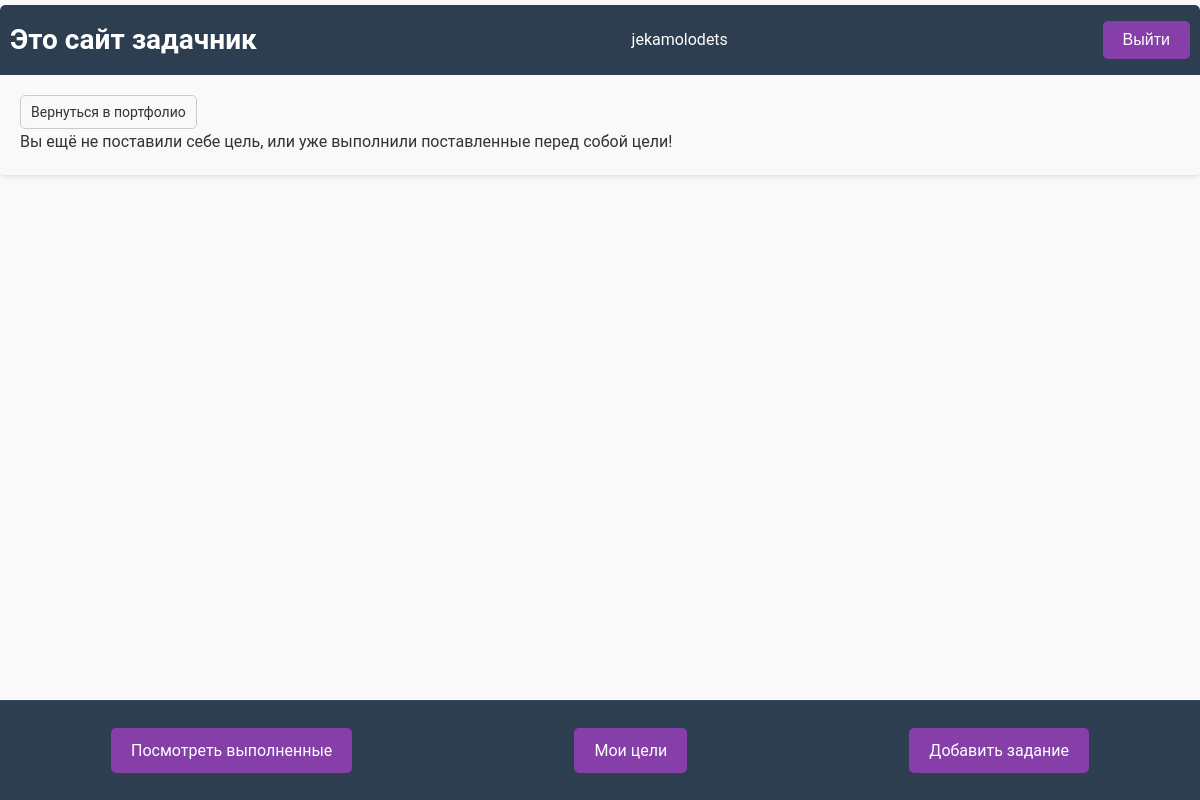
Before: /todo/current/ (signed in) with the older database file.
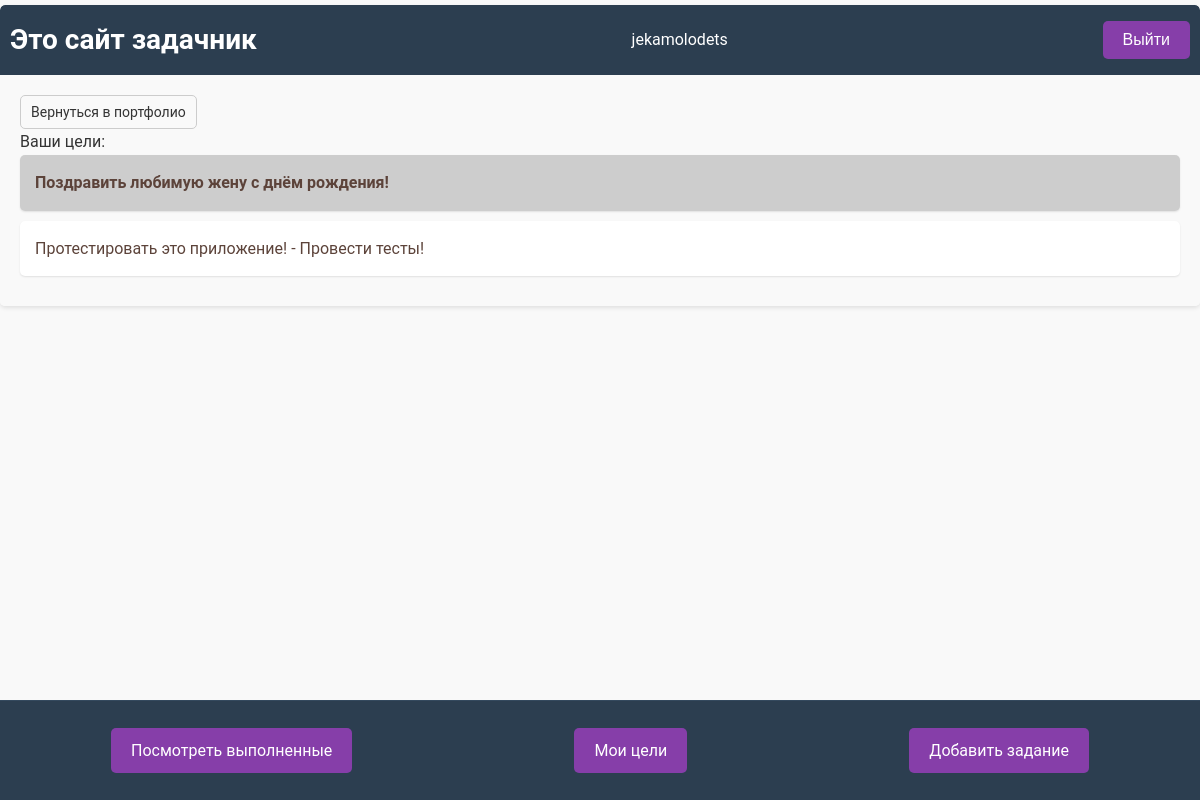
After: the same page with the newer database file.
### todo/models.py (models this page shows, shortened)
class Todo(models.Model):
	title = models.CharField(max_length=100, verbose_name='Цель')
	memo = models.TextField(blank=True, verbose_name='Описание')
	created = models.DateTimeField(auto_now_add=True, verbose_name='Дата создания')
	datecomplited = models.DateTimeField(null=True, blank=True, verbose_name='Дата выполнения')
	important = models.BooleanField(default=False, verbose_name='Важно')
	user = models.ForeignKey(User, on_delete=models.CASCADE, verbose_name='Пользователь')

### todo/views.py (the view)
# urls.py: path('current/', views.currenttodos, name='currenttodos'),
@login_required
def currenttodos(request):
    todos = Todo.objects.filter(user=request.user, datecomplited__isnull=True)
    title = 'Мои задания'
    context = {'todos': todos, 'title': title}
    return render(request, 'todo/currenttodos.html', context)

### todo/templates/todo/currenttodos.html (shortened to what this page needs)
{% extends 'todo/base.html' %}
{% block content %}
<ul>
  {% if todos %}
    <p>Ваши цели:</p>
    {% for todo in todos %}
      {% if todo.important %}
        <li class="important">
      {% else %}
        <li>
      {% endif %}
      <a href="{% url 'viewtodo' todo.id %}">
        {% if todo.important %}<div>{% endif %}
        {{ todo.title }}
        {% if todo.memo %} - {{ todo.memo }} {% endif %}
        {% if todo.important %}</div>{% endif %}
      </a>
      </li>
    {% endfor %}
  {% else %}
    <p>Вы ещё не поставили себе цель, или уже выполнили поставленные перед собой цели!</p>
  {% endif %}
</ul>
{% endblock %}

Changed rows visible on the page:
added Todo: title "Поздравить любимую жену с днём рождения!"
added Todo: title "Протестировать это приложение!", memo "Провести тесты!"
Other visible differences:
text no longer shown: "Вы ещё не поставили себе цель, или уже выполнили поставленные перед собой цели!"
text now shown: "Ваши цели:"
